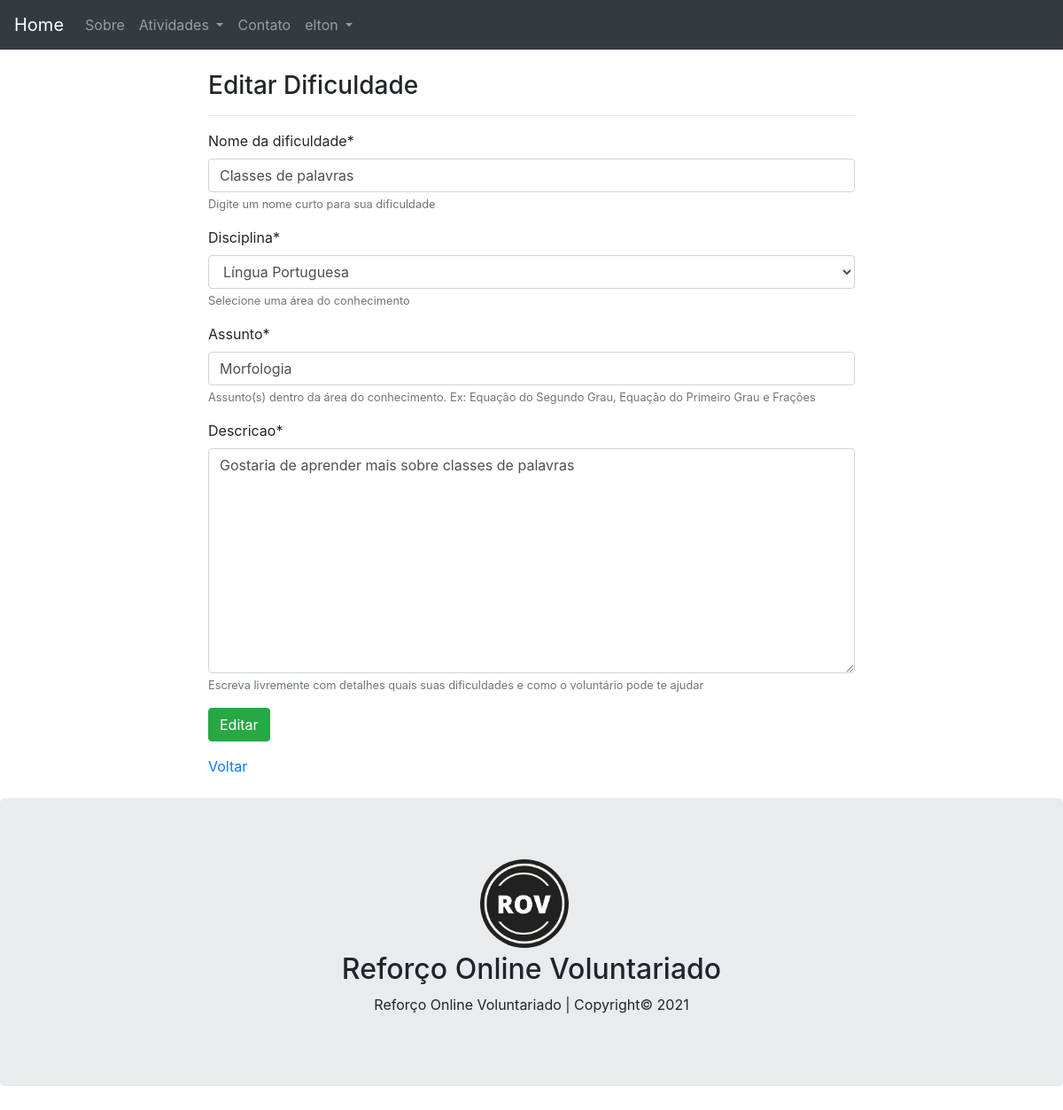
/editar/aluno/8/ (signed in), run on the app's committed database.
### registration/models.py (models this page shows, shortened)
class Dificuldade(models.Model):
    nome = models.CharField(max_length=30, help_text='Digite um nome curto para sua dificuldade', verbose_name='Nome da dificuldade')
    area = models.CharField(max_length=20, choices=areas, help_text='Selecione uma área do conhecimento', verbose_name='Disciplina')
    assunto = models.CharField(max_length=200, help_text='Assunto(s) dentro da área do conhecimento. Ex: Equação do Segundo Grau, Equação do Primeiro Grau e Frações')
    descricao = models.TextField(max_length=250, help_text='Escreva livremente com detalhes quais suas dificuldades e como o voluntário pode te ajudar')
    data = models.DateTimeField(auto_now_add=True, blank=True)
    usuario = models.ForeignKey(User, on_delete=models.CASCADE)

### registration/views.py (the view)
# urls.py: path('editar/aluno/<int:pk>/', DificuldadeUpdate.as_view(), name='editar-aluno'),
class DificuldadeUpdate(GroupRequiredMixin, LoginRequiredMixin, UpdateView):
    login_url = reverse_lazy('entrar')
    group_required = u'Interessado'
    model = Dificuldade
    fields = ['nome', 'area', 'assunto', 'descricao']
    template_name = 'pages/register.html'
    success_url = reverse_lazy('listar-alunos')
    def get_object(self, queryset=None):
        self.object = get_object_or_404(Dificuldade, pk=self.kwargs['pk'], usuario=self.request.user)
        return self.object
    def get_context_data(self, *args, **kwargs):
        context = super().get_context_data(*args, **kwargs)
        context['titulo'] = 'Editar Dificuldade'
        context['botao'] = 'Editar'
        context['descricao'] = ''
        return context

### pages/templates/pages/register.html (shortened to what this page needs)
{% extends 'pages/base.html' %}
{% load static %}
{% load crispy_forms_tags %}
{% block content %}
    <div class="justify-content-center align-itens-center row" >
        <div class="col col-md-8">
            <h3>{{ titulo }}</h3>
            <hr>
            <form action="" method="POST">
            {{ form|crispy }}
            <button type="submit" class="btn btn-success mb-3">{{ botao }}</button>
            </form>
            {% if user.groups.all.0.name == "Interessado" %}
                <a href="{% url 'listar-alunos' %}">Voltar</a>
            {% else %}
            <a href="{% url 'listar-voluntarios' %}">Voltar</a>
            {% endif %}
        </div>
    </div>
{% endblock %}

### pages/templates/pages/base.html (shortened to what this page needs)
{% load static %}
<!DOCTYPE html>
<html lang="pt-br">
<head>
    <link rel="stylesheet" href="https://maxcdn.bootstrapcdn.com/bootstrap/4.0.0/css/bootstrap.min.css">
    <link rel="stylesheet" href="{% static 'css/style.css' %}">
</head>
<body>
    <nav class="navbar navbar-expand-md bg-dark navbar-dark justify-content-center">
        <a class="navbar-brand" href="{% url 'home' %}">Home</a>
        <div class="collapse navbar-collapse" id="collapsibleNavbar">
          <ul class="navbar-nav">
            <li class="nav-item">
              <a class="nav-link" href="{% url 'about' %}">Sobre</a>
            </li>
            <li class="nav-item dropdown">
              <a class="nav-link dropdown-toggle" href="#" id="navbardrop" data-toggle="dropdown">
                Atividades
              </a>
            </li>
            <li class="nav-item">
              <a class="nav-link" href="{% url 'contact' %}">Contato</a>
            </li>
            {% if user.is_authenticated %}
            <li class="nav-item dropdown">
              <a class="nav-link dropdown-toggle" href="#" id="navbardrop" data-toggle="dropdown">
                {{ user }}
              </a>
            </li>
          </ul>
          {% endif %}
        </div>
      </nav>
      <div class="container mt-4">
      {% block content %}
      {% endblock %}
      </div>
        <div class="jumbotron footer text-center mt-4">
          <a class="navbar-brand" href="{% url 'home' %}">
            <img src="{% static 'img/logo.png' %}" class="rounded-circle" alt="Logo" style="width:100px;">
          </a>
            <h2>Reforço Online Voluntariado</h2>
          <p>Reforço Online Voluntariado | Copyright© 2021</p>
        </div>
</body>
</html>

### data on the page
Dificuldade: nome "Classes de palavras", area "Língua Portuguesa", assunto "Morfologia", descricao "Gostaria de aprender mais sobre classes de palavras"

### other printed values
{{ user }} "elton"
{{ titulo }} "Editar Dificuldade"
{{ botao }} "Editar"
